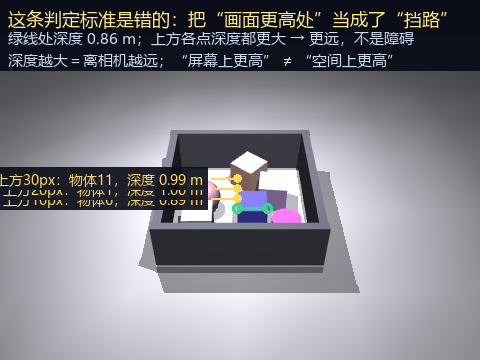

Write Python code to recreate this figure.
# -*- coding: utf-8 -*-
"""
explain_metric.py —— 说明"为什么现在的判定标准是错的"的一张图
用真实的深度数据标注：接触点上方那些像素，显示的物体其实在**更远处**，不是障碍。
"""
import os
import numpy as np
import mujoco
from PIL import Image, ImageDraw, ImageFont
from bin_picking_demo import make_xml, object_geom_ids, grasp_for_object, nms, W, H

OUT_DIR = os.path.dirname(os.path.abspath(__file__))

FONT = "C:/Windows/Fonts/msyh.ttc"
f_big = ImageFont.truetype(FONT, 20)
f_mid = ImageFont.truetype(FONT, 16)
f_sm = ImageFont.truetype(FONT, 14)

m = mujoco.MjModel.from_xml_string(make_xml(0))
d = mujoco.MjData(m)
for _ in range(700):
    mujoco.mj_step(m, d)
r = mujoco.Renderer(m, height=H, width=W)
r.update_scene(d, camera="cam"); rgb = np.asarray(r.render()).copy()
r.enable_depth_rendering(); r.update_scene(d, camera="cam"); dep = np.asarray(r.render()).copy()
r.enable_segmentation_rendering(); r.update_scene(d, camera="cam"); sg = np.asarray(r.render()).copy()[:, :, 0]
r.close()

val = (dep > 0.05) & (dep < 2.0)
gids = object_geom_ids(m)
G = []
for i, gid in gids.items():
    mk = (sg == gid) & val
    g = grasp_for_object(mk, dep)
    if g:
        G.append(g)
top = nms(G)
_, cu, cv, deg, wm, wpx, z, p1, p2 = top[0]
g1 = sg[p1[1], p1[0]]
z_contact = dep[p1[1], p1[0]]

img = Image.fromarray(rgb).convert("RGBA")
ov = Image.new("RGBA", img.size, (0, 0, 0, 0))
dr = ImageDraw.Draw(ov)

# 接触点与夹爪
dr.line([p1[0], p1[1], p2[0], p2[1]], fill=(40, 226, 130, 255), width=3)
for p in (p1, p2):
    dr.ellipse([p[0] - 5, p[1] - 5, p[0] + 5, p[1] + 5], outline=(40, 226, 130, 255), width=3)

# 采样点：正上方 10 / 20 / 30 像素
for dy in (10, 20, 30):
    yy = p1[1] - dy
    zz = dep[yy, p1[0]]
    oid = sg[yy, p1[0]]
    closer = zz < z_contact - 0.005
    col = (255, 80, 80, 255) if closer else (255, 215, 90, 255)
    dr.line([p1[0] - 26, yy, p1[0], yy], fill=col, width=2)
    dr.ellipse([p1[0] - 4, yy - 4, p1[0] + 4, yy + 4], fill=col)
    txt = f"上方{dy}px：物体{oid}，深度 {zz:.2f} m"
    tw = dr.textlength(txt, font=f_sm)
    dr.rectangle([p1[0] - 30 - tw - 8, yy - 11, p1[0] - 30, yy + 11], fill=(12, 16, 26, 235))
    dr.text((p1[0] - 30 - tw - 4, yy - 8), txt, font=f_sm, fill=col)

# 顶部说明（自动缩小字号以保证不越界）
def fit_text(dr_, text, x, y, size, fill, max_w, min_size=12):
    while size > min_size:
        f = ImageFont.truetype(FONT, size)
        if dr_.textlength(text, font=f) <= max_w - x:
            break
        size -= 1
    dr_.text((x, y), text, font=ImageFont.truetype(FONT, size), fill=fill)

lines = [
    ("这条判定标准是错的：把“画面更高处”当成了“挡路”", (255, 235, 120), 19),
    (f"绿线处深度 {z_contact:.2f} m；上方各点深度都更大 → 更远，不是障碍", (205, 218, 238), 15),
    ("深度越大＝离相机越远；“屏幕上更高” ≠ “空间上更高”", (205, 218, 238), 15),
]
dr.rectangle([0, 0, W - 1, 70], fill=(10, 14, 24, 245))
yy = 6
for t, col, sz in lines:
    fit_text(dr, t, 8, yy, sz, col, W - 12)
    yy += 22

out = Image.alpha_composite(img, ov).convert("RGB")
out.save(os.path.join(OUT_DIR, "explain_metric.png"))
print("saved explain_metric.png  接触点深度 %.3f m" % z_contact)
